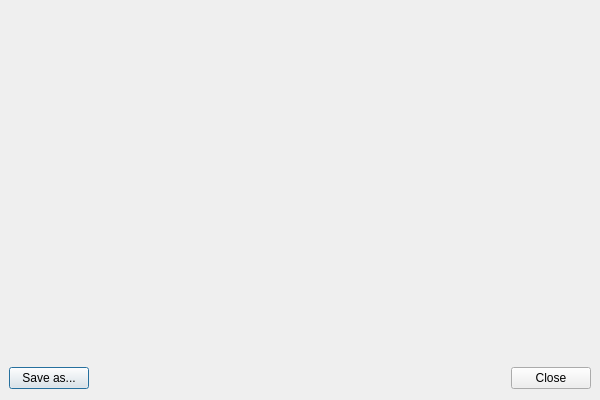
<?xml version="1.0" encoding="UTF-8"?>
<ui version="4.0">
 <class>DiagnosisDialog</class>
 <widget class="QDialog" name="DiagnosisDialog">
  <property name="windowModality">
   <enum>Qt::WindowModal</enum>
  </property>
  <property name="geometry">
   <rect>
    <x>0</x>
    <y>0</y>
    <width>600</width>
    <height>400</height>
   </rect>
  </property>
  <property name="windowTitle">
   <string>Diagnosis</string>
  </property>
  <layout class="QVBoxLayout" name="verticalLayout">
   <property name="leftMargin">
    <number>9</number>
   </property>
   <property name="topMargin">
    <number>9</number>
   </property>
   <property name="rightMargin">
    <number>9</number>
   </property>
   <item>
    <widget class="QWidget" name="widget" native="true">
     <layout class="QVBoxLayout" name="verticalLayout_3">
      <property name="leftMargin">
       <number>0</number>
      </property>
      <property name="topMargin">
       <number>0</number>
      </property>
      <property name="rightMargin">
       <number>0</number>
      </property>
      <property name="bottomMargin">
       <number>0</number>
      </property>
      <item>
       <layout class="QVBoxLayout" name="diagnosisLayout"/>
      </item>
     </layout>
    </widget>
   </item>
   <item>
    <layout class="QHBoxLayout" name="horizontalLayout">
     <item>
      <widget class="QPushButton" name="saveButton">
       <property name="text">
        <string>Save as...</string>
       </property>
      </widget>
     </item>
     <item>
      <spacer name="horizontalSpacer">
       <property name="orientation">
        <enum>Qt::Horizontal</enum>
       </property>
       <property name="sizeHint" stdset="0">
        <size>
         <width>40</width>
         <height>20</height>
        </size>
       </property>
      </spacer>
     </item>
     <item>
      <widget class="QPushButton" name="closeButton">
       <property name="text">
        <string>Close</string>
       </property>
      </widget>
     </item>
    </layout>
   </item>
  </layout>
 </widget>
 <resources/>
 <connections/>
</ui>
